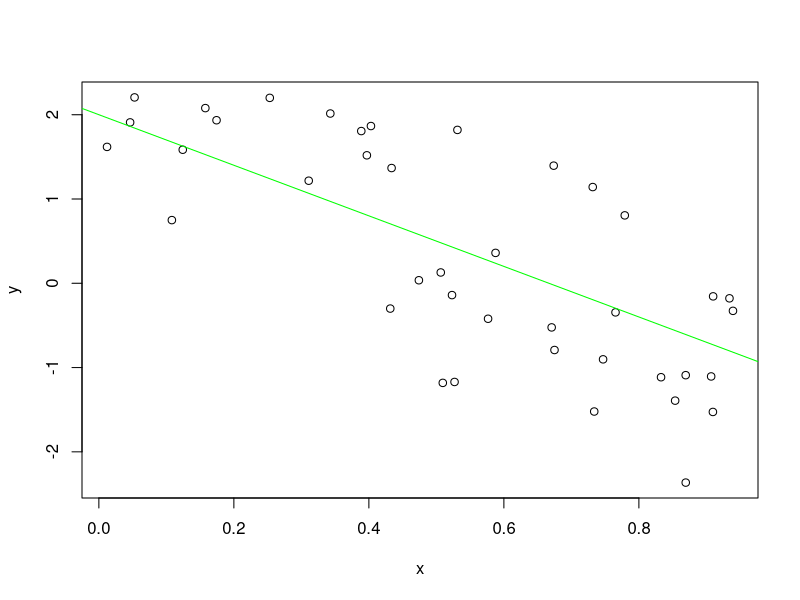

R code for this plot:
a <- 2
b <- -3
sigSq <- 0.5
x <- runif(40)
y <- a + b*x + rnorm(40, sd = sqrt(sigSq))
plot(x,y)
abline(a,b, col="green")
dev.print(png, "toylinePlot.png", width=480)
dev.print(pdf, "toylinePlot.pdf")
